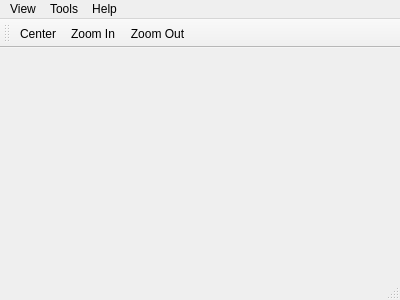
<?xml version="1.0" encoding="UTF-8"?>
<ui version="4.0">
 <class>MainWindow</class>
 <widget class="QMainWindow" name="MainWindow">
  <property name="geometry">
   <rect>
    <x>0</x>
    <y>0</y>
    <width>400</width>
    <height>300</height>
   </rect>
  </property>
  <property name="windowTitle">
   <string>QtVpTest</string>
  </property>
  <widget class="QWidget" name="centralWidget"/>
  <widget class="QMenuBar" name="menuBar">
   <property name="geometry">
    <rect>
     <x>0</x>
     <y>0</y>
     <width>400</width>
     <height>21</height>
    </rect>
   </property>
   <widget class="QMenu" name="menuHelp">
    <property name="title">
     <string>Help</string>
    </property>
    <addaction name="actionAbout"/>
   </widget>
   <widget class="QMenu" name="menuView">
    <property name="title">
     <string>View</string>
    </property>
    <addaction name="actionZoom_In"/>
    <addaction name="actionZoom_Out"/>
    <addaction name="actionCenter"/>
   </widget>
   <widget class="QMenu" name="menuTools">
    <property name="title">
     <string>Tools</string>
    </property>
    <addaction name="actionGrid"/>
   </widget>
   <addaction name="menuView"/>
   <addaction name="menuTools"/>
   <addaction name="menuHelp"/>
  </widget>
  <widget class="QToolBar" name="mainToolBar">
   <attribute name="toolBarArea">
    <enum>TopToolBarArea</enum>
   </attribute>
   <attribute name="toolBarBreak">
    <bool>false</bool>
   </attribute>
   <addaction name="actionCenter"/>
   <addaction name="actionZoom_In"/>
   <addaction name="actionZoom_Out"/>
  </widget>
  <widget class="QStatusBar" name="statusBar"/>
  <action name="actionAbout">
   <property name="icon">
    <iconset resource="../QtVpTest.qrc">
     <normaloff>:/images/about-icon.png</normaloff>:/images/about-icon.png</iconset>
   </property>
   <property name="text">
    <string>About</string>
   </property>
  </action>
  <action name="actionZoom_In">
   <property name="icon">
    <iconset resource="../QtVpTest.qrc">
     <normaloff>:/images/zoom-in-icon.png</normaloff>:/images/zoom-in-icon.png</iconset>
   </property>
   <property name="text">
    <string>Zoom In</string>
   </property>
   <property name="shortcut">
    <string>Ctrl+I</string>
   </property>
  </action>
  <action name="actionZoom_Out">
   <property name="icon">
    <iconset resource="../QtVpTest.qrc">
     <normaloff>:/images/zoom-out-icon.png</normaloff>:/images/zoom-out-icon.png</iconset>
   </property>
   <property name="text">
    <string>Zoom Out</string>
   </property>
   <property name="shortcut">
    <string>Ctrl+O</string>
   </property>
  </action>
  <action name="actionCenter">
   <property name="icon">
    <iconset resource="../QtVpTest.qrc">
     <normaloff>:/images/zoom-fit-icon.png</normaloff>:/images/zoom-fit-icon.png</iconset>
   </property>
   <property name="text">
    <string>&amp;Center</string>
   </property>
   <property name="shortcut">
    <string>Ctrl+L</string>
   </property>
  </action>
  <action name="actionGrid">
   <property name="icon">
    <iconset resource="../QtVpTest.qrc">
     <normaloff>:/images/layer-grid-icon.png</normaloff>:/images/layer-grid-icon.png</iconset>
   </property>
   <property name="text">
    <string>Grid</string>
   </property>
  </action>
 </widget>
 <layoutdefault spacing="6" margin="11"/>
 <resources>
  <include location="../QtVpTest.qrc"/>
 </resources>
 <connections/>
</ui>
